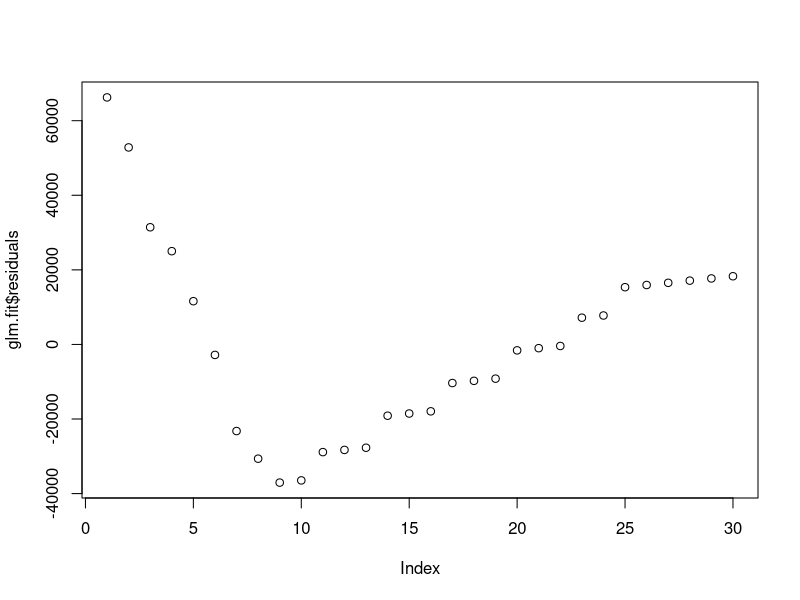
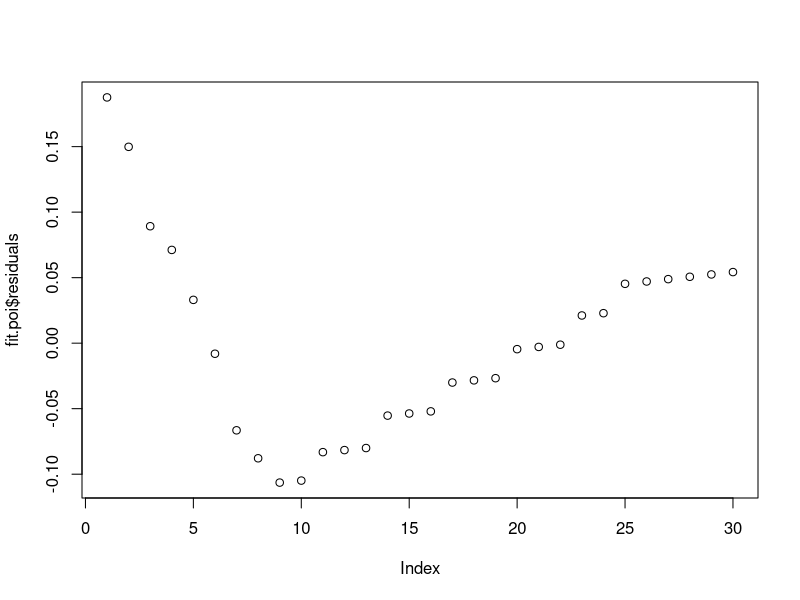
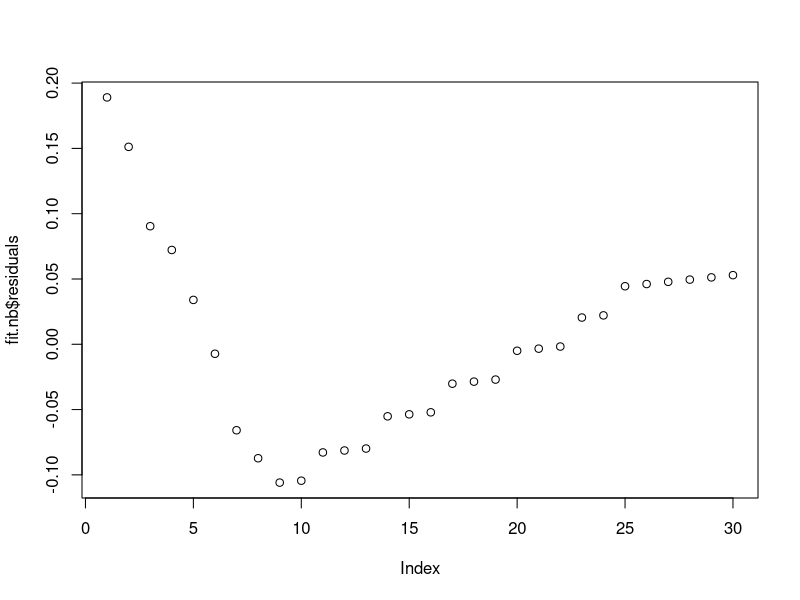
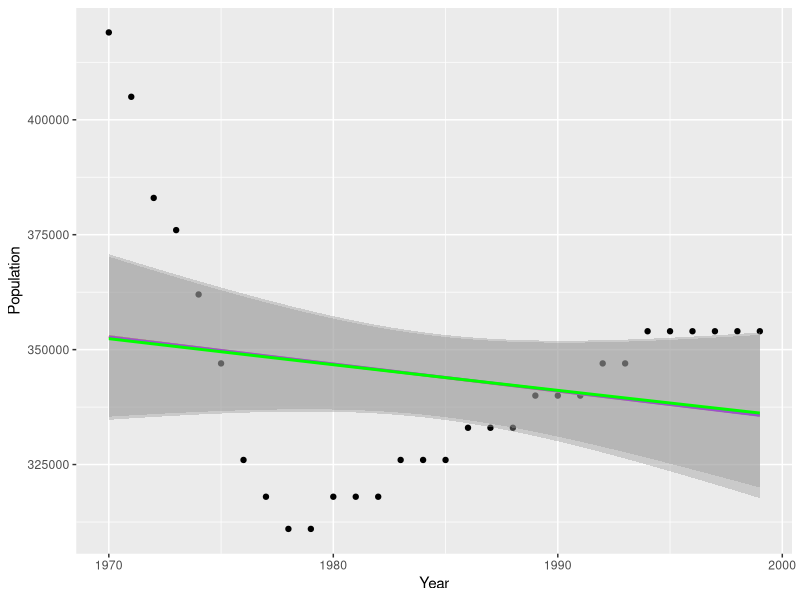

Write R code to recreate these figures, in order.
## ---- chunk 1
# Add if statements to separate cts and discrete data
#xx for discrete, we'll do classic glm, poi, nb, nls
# for cts, we'll do classic glm, exp, beta
# may be helpful to export:
#   plot with each fit
#xx   aic values
#   residual plots
#   maybe make reco based on aic, subjective
library(tidyverse)
library(here)
library(MASS)
whale <- read_csv(here("data", "sperm_whale_pop.csv"))
monarch <- read_csv(here("data", "monarch.csv"))
## ---- chunk 2
#if(class(df$Population) == "integer"){

pop.decline.dis <- function(df, ntimes){
  
  glm.fit <- glm(df$Population ~ df$Year, data = df)
  fit.poi <- glm(df$Population ~ df$Year, data = df, family = "poisson")
  fit.nb <- glm.nb(df$Population ~ df$Year, data = df)
  fits <- list((glm.fit), (fit.poi), (fit.nb))
  lm.fit <- lm(log(Population) ~ log(Year), data = df)
  #nls.fit <- nls(Population ~ b0*Year^b1, 
    #data = df, start = list(b0 = exp(coef(lm.fit)[1]), b1 = coef(lm.fit)[2]))
  
  #compare AIC
  mods <- c("Linear Model", "Poisson", "Negative Binomial")
  aics <- c(summary(glm.fit)$aic, summary(fit.poi)$aic, summary(fit.nb)$aic)
  #aic_summary <- cat(mods, "\n", aics)
  aic_summary <- cat("AIC for Each Model", "\n",
               mods[1], ": ", aics[1], "\n", 
               mods[2], ": ", aics[2], "\n",
               mods[3], ": ", aics[3], "\n")
  
  #show plot with each model fit
  plot1 <- ggplot(data = df, aes(x = Year, y = Population)) +
  geom_point() +
  #geom_smooth (method = "nls",
   #            formula = y ~ b0*x^b1, 
    #data = monarch, start = c(b0 = exp(coef(lm.fit)[1]), b1 = coef(lm.fit)[2]), color = "yellow") +
  geom_smooth(method='glm',formula=y~x, method.args = list(family = "poisson"), color = "orange") +
  geom_smooth(method='glm',formula=y~x, color = "purple") + 
  geom_smooth(method='glm.nb',formula=y~x, color = "green")
  labs(x = "Year", y = "Population")
  
  #show residual plots
  resid.plot1 <- plot(glm.fit$residuals)
  resid.plot2 <- plot(fit.poi$residuals)
  resid.plot3 <- plot(fit.nb$residuals)
  
  # do simulation for lowest aic
  best_model <- fits[[order(aics)[1]]]
  n <- length(df$Population)
  y.hat <- best_model$fitted.values
  #if(order(aics)[1] == 1){
    y.rep <- matrix(ncol = ntimes, data = c(rpois(n*ntimes, y.hat)))
    years <- c(min(df$Year):max(df$Year))
    
    end_dates <- double(ntimes)
    for (i in 1:ntimes){
      sim_reg <- lm(sort(y.rep[,i], decreasing = TRUE) ~
                  years)
    
      end_dates[i] <- -1*summary(sim_reg)$coefficients[1,1] /   
         summary(sim_reg)$coefficients[2,1]
    }
    end_date <- cat("Predicted Extinction: ", mean(end_dates))
    
    
  # }
  # else if(order(aics)[2] == 1){
  #   y.rep <- matrix(ncol = ntimes, data = rep(rpois(n*ntimes, y.hat)))
  # }
  # else{
  #   y.rep <- matrix(ncol = ntimes, data = rep(rpois(n*ntimes, y.hat)))
  # }
  
  #return stuff
  structure(list(aic_summary, end_date))
  #structure(list("Predicted Extinction Date: ", end_date))
  #par(mfrow = c(2,2))
  #structure(list("predicted extinction: " , end_date))
  return(list(plot1, resid.plot1, resid.plot2, resid.plot3))
  #structure(list("Predicted Extinction Date: ", end_date))
  
}
## ---- chunk 3
pop.decline.dis(df = whale, ntimes = 100)
#pop.decline.dis(df = monarch, ntimes = 100)
